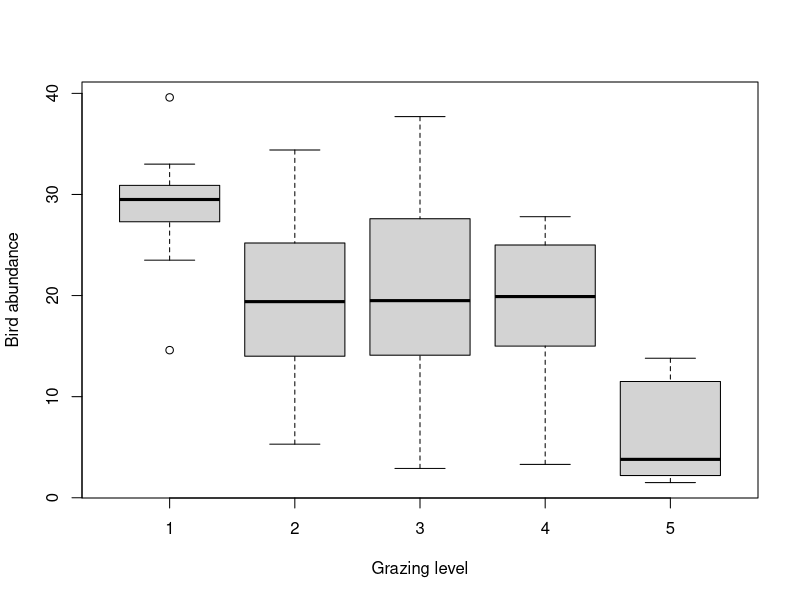
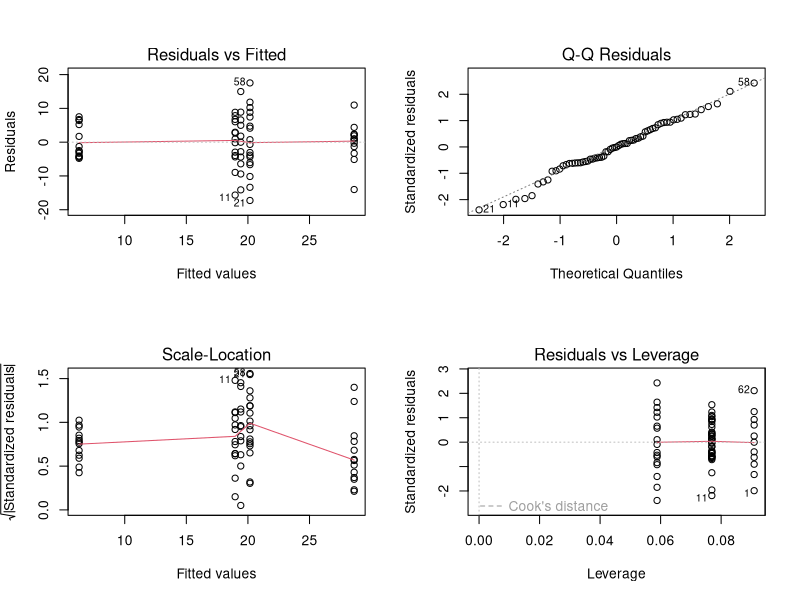
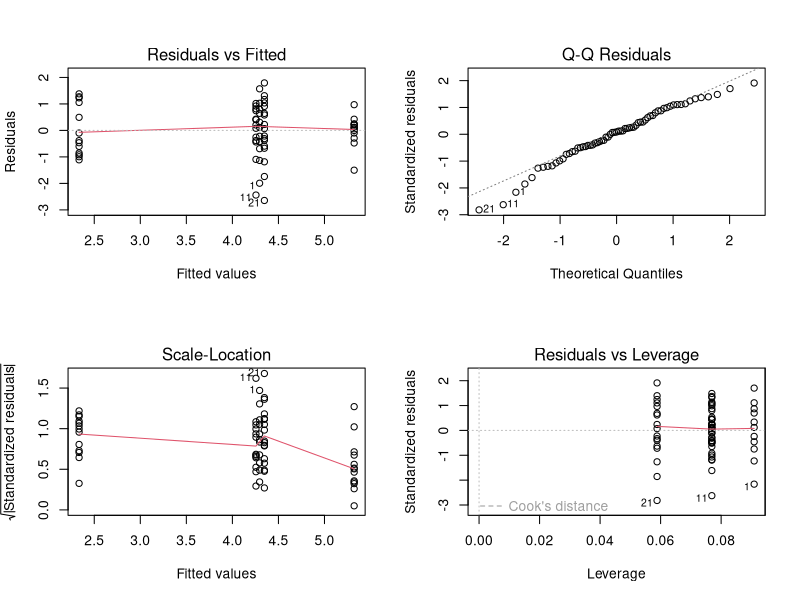
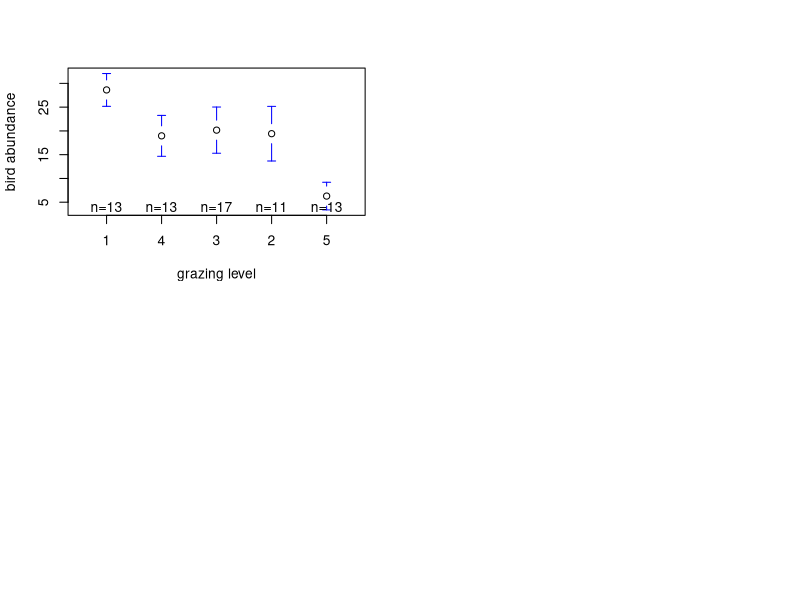
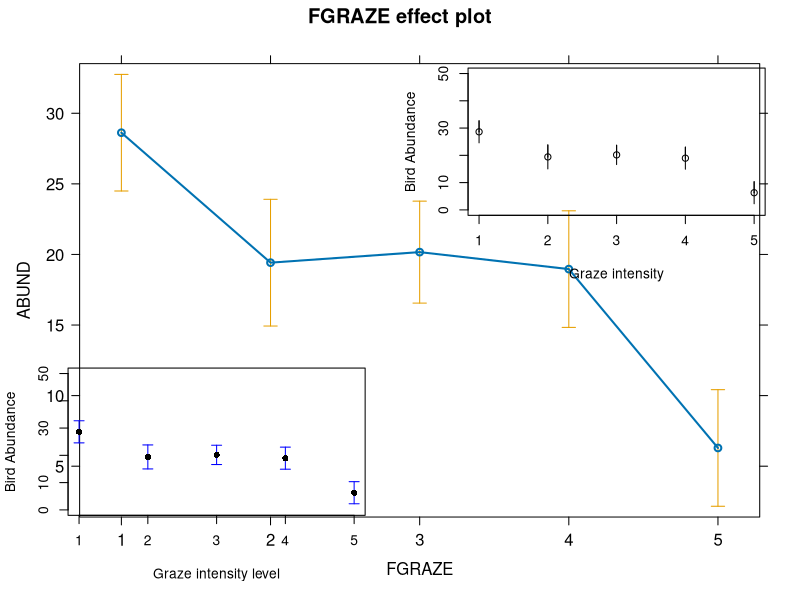

Reproduce these figures in R, in order.
## ---- chunk 1
knitr::opts_chunk$set(echo=TRUE, message = FALSE, warning = FALSE, eval = FALSE, cache = FALSE)
## ---- chunk 2
loyn <- read.table("./data/loyn.txt", header = TRUE, 
                   stringsAsFactors = TRUE)
str(loyn)
## ---- chunk 3
# create factor GRAZE as it was originally coded as an integer
loyn$FGRAZE <- factor(loyn$GRAZE)

# check this
class(loyn$FGRAZE)
## ---- chunk 4
boxplot(ABUND ~ FGRAZE, xlab = "Grazing level", ylab = "Bird abundance", data = loyn)

# mean bird abundance for each level of FGRAZE
tapply(loyn$ABUND, loyn$FGRAZE, mean, na.rm = TRUE)

# it looks from this plot and the table of means that the bird abundance is lowest for FGRAZE level 5 and 
# highest for level 1. The bird abundance for levels 2, 3 and 4 all look similar.
# so in terms of differences in ABUND between groups we might expect FGRAZE level 5 to be different from
# the other grazing intensity group and possibly FGRAZE level 1 to be different from graze level 2,3 and 4
# but this is not particularly clear. We might also expect there to be no differences between grazing 
# levels 2,3 and 4. 
## ---- chunk 5
birds.lm <- lm(ABUND ~ FGRAZE, data = loyn)
## ---- chunk 6
anova(birds.lm)

# null hypothesis : There is no difference in the mean bird abundance between the 
# five levels of grazing.
# the p value is very small therefore reject this null hypothesis. In other words
# there is a difference in the mean bird abundance between grazing intensity levels.

# for a report you might write something like:
# there was a significant difference in the mean abundance of birds between the five levels
# of grazing intensity (F_4,51 = 15.27, p < 0.0001)
## ---- chunk 7
summary(birds.lm)

# Here the intercept (baseline) is the mean abundance of birds for FGRAZE level 1.
# the null hypothesis for the intercept is that the intercept = 0.
# As the p value (p < 2e-16) is very small we reject this null hypothesis and conclude that the
# intercept is significantly different from 0. However, from a biological perspective this
# is not a particularly informative hypothesis to test.

# the remaining estimates are differences (contrasts) between each level and the 
# baseline. For example the FGRAZE2 estimate is - 6.67 and therefore there are 6.6 fewer 
# birds on average in graze level 2 compared to graze level 1. This difference is however 
# not significantly different from zero (p = 0.0537). 

# The difference between graze level 3 (FGRAZE3) and graze level 1 (intercept) is 
# -7.34 (7.34 fewer birds in graze 3 compared to graze 1). This difference is significantly 
# different from 0 (p = 0.013) and therefore the mean abundance of birds in graze level 1 is
# significantly different from graze level 3.

# The difference between graze level 4 (FGRAZE4) and graze level 1 (intercept) is 
# -8.05 (8.05 fewer birds in graze 4 compared to graze 1). This difference is significantly 
# different from 0 (p = 0.026) and therefore the mean abundance of birds in graze level 1 is
# significantly different from graze level 4.

# The difference between graze level 5 (FGRAZE5) and graze level 1 (intercept) is 
# -22.33 (22.33 fewer birds in graze 5 compared to graze 1). This difference is significantly 
# different from 0 (p = 6.85e-10) and therefore the mean abundance of birds in graze level 1 is
# significantly different from graze level 5.
## ---- chunk 8
# Set FGRAZE level 2 to be the intercept

loyn$FGRAZE <- relevel(loyn$FGRAZE, ref = "2")
birds.lm2 <- lm(ABUND ~ FGRAZE, data = loyn)
summary(birds.lm2)

# The intercept is now FGRAZE level 2, we can now compare between levels '2 and 3', '2 and 4', and '2 and 5'
# Also note that the rest of the model output (R^2, F, DF etc) is the same as the previous model (i.e. its 
# the same model we have just changed the intercept and therefore the contrasts).

loyn$FGRAZE <- relevel(loyn$FGRAZE, ref = "3")
birds.lm3 <- lm(ABUND ~ FGRAZE, data = loyn)
summary(birds.lm3)

# The intercept is now FGRAZE level 3, we can now compare between levels '3 and 4', 'and 3 and 5'

loyn$FGRAZE <- relevel(loyn$FGRAZE, ref = "4")
birds.lm4 <- lm(ABUND ~ FGRAZE, data = loyn)
summary(birds.lm4)

# The intercept is now FGRAZE level 4, we can now compare between levels '4 and 5'
## ---- chunk 9
# The multiple R-squared value is 0.545 and therefore 54.5% of
# the variation in ABUND is explained by FGRAZE
## ---- chunk 10
# first split the plotting device into 2 rows and 2 columns
par(mfrow = c(2,2))

# now create the residuals plots
plot(birds.lm)

# To test the normality of residuals assumption we use the Normal Q-Q plot. Although the majority of the residuals 
# lie along the 1:1 line there are five residuals which are all below the line resulting in reasonably substantial 
# negative residuals. This suggest that the model does not fit these observation very well.

# Looking at the homogeneity of variance assumption (Residuals vs Fitted and Scale-Location plot) you can see the 
# five columns of residuals corresponding to the fitted values for the five grazing levels. Again, things don't look 
# great. The spread for the lower fitted values (left side of the plot) is much narrower when compared to the other groups.
# This suggests that the homogeneity of variance assumption is not met (i.e. the variances are not the same). The same cluster
# of negative residuals we spotted in the Normal Q-Q plot also appears in the Residuals vs Fitted plot suggesting that it is
# these residuals that are responsible.

# The only real good news is that there doesn't appear to be any influential or unusual residuals as indicated in the 
# Residuals vs Leverage plot.  

# So what to do? You could go back and check the original field notebook data to see if a
# transcribing mistake has been made (seems unlikely and you dont have this luxury anyway). 
# You could also try applying a transformation (log or square root) on the ABUND variable, refit the model and 
# see if this improves things. 
# for example 

loyn$ABUND.SQRT <- sqrt(loyn$ABUND)
birds.lm.sqrt <- lm(ABUND.SQRT ~ FGRAZE, data = loyn)
par(mfrow = c(2,2))
plot(birds.lm.sqrt)

# Sadly this doesn't seemed to have improved things!

# Or finally, you can relax the assumption of equal variance and estimate a separate variance for each group using 
# generalised least squares. This is not something we will do on this course but will cover in BI5302!
## ---- chunk 11
# Using the gplots package, you may need to install this package first
# install.packages('gplots')

loyn$FGRAZE <- relevel(loyn$FGRAZE, ref = "1")
library(gplots)
plotmeans(ABUND ~ FGRAZE, xlab = "grazing level",
  ylab = "bird abundance", data = loyn, connect = FALSE)
## ---- chunk 12
# Using the effects package, you may need to install this package first
# install.packages('effects')

library(effects)
loyn.effects <- allEffects(birds.lm)
plot(loyn.effects,"FGRAZE")
## ---- chunk 13
# and finally using old faithful the predict function and base R graphics
# with the segments function

my.data <- data.frame(FGRAZE = c("1", "2", "3", "4", "5"))
pred.vals <- predict(birds.lm, newdata = my.data, se.fit = TRUE)

# now plot these values

plot(1:5, seq(0, 50, length=5), type = "n", xlab = "Graze intensity", ylab = "Bird Abundance")
points(1:5, pred.vals$fit)
segments(1:5, pred.vals$fit, 1:5, pred.vals$fit - 1.96 * pred.vals$se.fit)
segments(1:5, pred.vals$fit, 1:5, pred.vals$fit + 1.96 * pred.vals$se.fit)
segments(1:5, pred.vals$fit, 1:5, pred.vals$fit + 1.96 * pred.vals$se.fit)
## ---- chunk 14
# using old faithful the predict function and base R graphics 
# with the arrows function 

my.data <- data.frame(FGRAZE = c("1", "2", "3", "4", "5"))
pred.vals <- predict(birds.lm, newdata = my.data, se.fit = TRUE)

# now plot these values

plot(1:5, seq(0, 50, length=5), type = "n", xlab = "Graze intensity level", ylab = "Bird Abundance")
arrows(1:5, pred.vals$fit, 1:5, pred.vals$fit - 1.96 * pred.vals$se.fit,
    angle = 90, code = 2, length = 0.05, col = "blue")
arrows(1:5, pred.vals$fit, 1:5, pred.vals$fit + 1.96 * pred.vals$se.fit,
       angle = 90, code = 2, length = 0.05, col = "blue")
points(1:5, pred.vals$fit, pch = 16)
